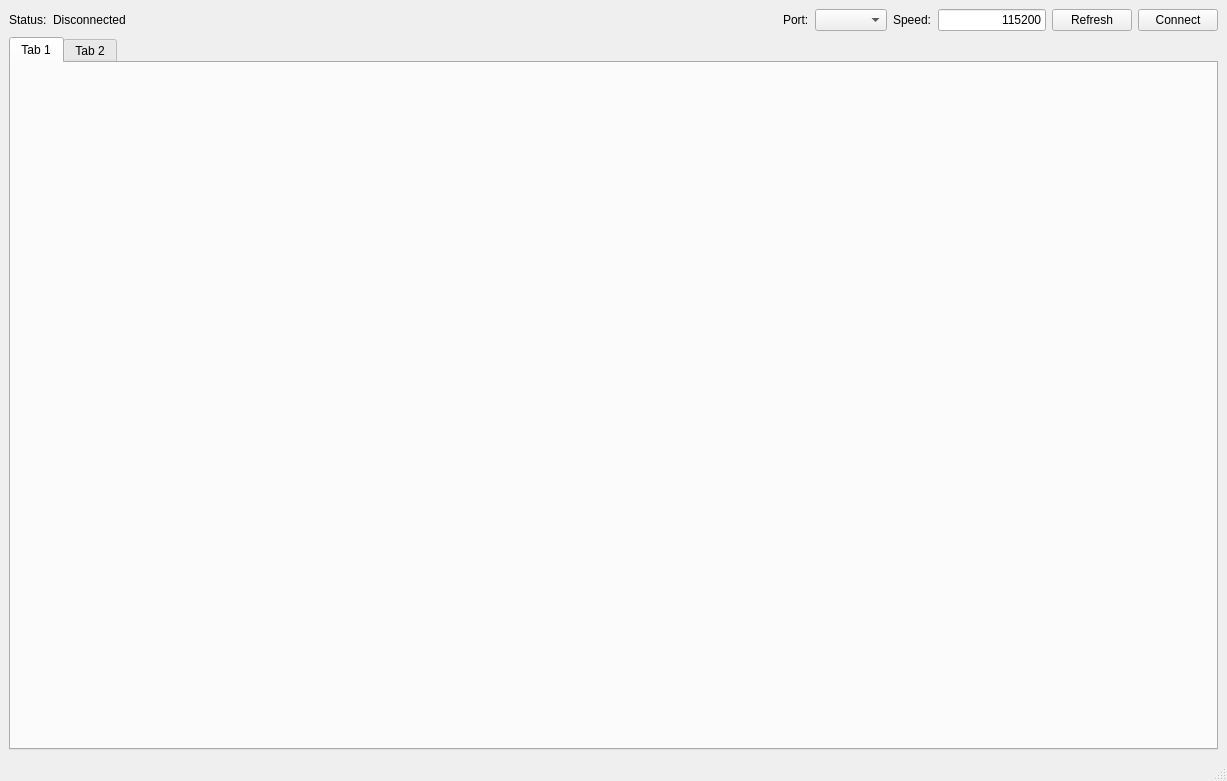
<?xml version="1.0" encoding="UTF-8"?>
<ui version="4.0">
 <class>MainWindow</class>
 <widget class="QMainWindow" name="MainWindow">
  <property name="geometry">
   <rect>
    <x>0</x>
    <y>0</y>
    <width>1227</width>
    <height>781</height>
   </rect>
  </property>
  <property name="windowTitle">
   <string>MainWindow</string>
  </property>
  <widget class="QWidget" name="centralwidget">
   <layout class="QVBoxLayout" name="verticalLayout_2">
    <item>
     <layout class="QVBoxLayout" name="verticalLayout">
      <item>
       <layout class="QHBoxLayout" name="horizontalLayout">
        <item>
         <widget class="QLabel" name="label_3">
          <property name="text">
           <string>Status:</string>
          </property>
         </widget>
        </item>
        <item>
         <widget class="QLabel" name="labelStatus">
          <property name="text">
           <string>Disconnected</string>
          </property>
         </widget>
        </item>
        <item>
         <spacer name="horizontalSpacer">
          <property name="orientation">
           <enum>Qt::Horizontal</enum>
          </property>
          <property name="sizeHint" stdset="0">
           <size>
            <width>40</width>
            <height>20</height>
           </size>
          </property>
         </spacer>
        </item>
        <item>
         <widget class="QLabel" name="label">
          <property name="text">
           <string>Port:</string>
          </property>
         </widget>
        </item>
        <item>
         <widget class="QComboBox" name="comboBox"/>
        </item>
        <item>
         <widget class="QLabel" name="label_2">
          <property name="text">
           <string>Speed:</string>
          </property>
         </widget>
        </item>
        <item>
         <widget class="QLineEdit" name="lineEditSpeed">
          <property name="enabled">
           <bool>true</bool>
          </property>
          <property name="sizePolicy">
           <sizepolicy hsizetype="Minimum" vsizetype="Fixed">
            <horstretch>0</horstretch>
            <verstretch>0</verstretch>
           </sizepolicy>
          </property>
          <property name="minimumSize">
           <size>
            <width>0</width>
            <height>0</height>
           </size>
          </property>
          <property name="baseSize">
           <size>
            <width>0</width>
            <height>0</height>
           </size>
          </property>
          <property name="text">
           <string>115200</string>
          </property>
          <property name="alignment">
           <set>Qt::AlignRight|Qt::AlignTrailing|Qt::AlignVCenter</set>
          </property>
         </widget>
        </item>
        <item>
         <widget class="QPushButton" name="pushButtonRefresh">
          <property name="text">
           <string>Refresh</string>
          </property>
         </widget>
        </item>
        <item>
         <widget class="QPushButton" name="pushButtonConnect">
          <property name="text">
           <string>Connect</string>
          </property>
         </widget>
        </item>
       </layout>
      </item>
      <item>
       <widget class="QTabWidget" name="tabWidget">
        <widget class="QWidget" name="tab">
         <attribute name="title">
          <string>Tab 1</string>
         </attribute>
        </widget>
        <widget class="QWidget" name="tab_2">
         <attribute name="title">
          <string>Tab 2</string>
         </attribute>
        </widget>
       </widget>
      </item>
     </layout>
    </item>
   </layout>
  </widget>
  <widget class="QMenuBar" name="menubar">
   <property name="geometry">
    <rect>
     <x>0</x>
     <y>0</y>
     <width>1227</width>
     <height>26</height>
    </rect>
   </property>
  </widget>
  <widget class="QStatusBar" name="statusbar"/>
 </widget>
 <resources/>
 <connections/>
</ui>
